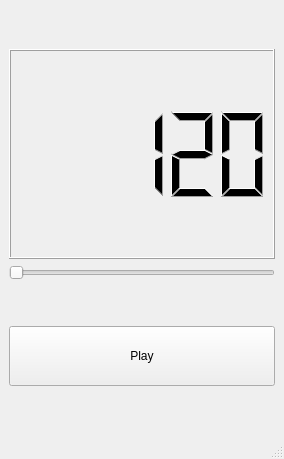
<?xml version="1.0" encoding="UTF-8"?>
<ui version="4.0">
 <class>Metronome</class>
 <widget class="QMainWindow" name="Metronome">
  <property name="geometry">
   <rect>
    <x>0</x>
    <y>0</y>
    <width>284</width>
    <height>459</height>
   </rect>
  </property>
  <property name="windowTitle">
   <string>Metronome</string>
  </property>
  <widget class="QWidget" name="centralwidget">
   <layout class="QVBoxLayout" name="verticalLayout_2">
    <item>
     <layout class="QVBoxLayout" name="verticalLayout">
      <item>
       <widget class="QLCDNumber" name="lcdNumber">
        <property name="maximumSize">
         <size>
          <width>16777215</width>
          <height>210</height>
         </size>
        </property>
        <property name="baseSize">
         <size>
          <width>0</width>
          <height>0</height>
         </size>
        </property>
        <property name="layoutDirection">
         <enum>Qt::LeftToRight</enum>
        </property>
        <property name="smallDecimalPoint">
         <bool>false</bool>
        </property>
        <property name="digitCount">
         <number>5</number>
        </property>
        <property name="intValue" stdset="0">
         <number>120</number>
        </property>
       </widget>
      </item>
      <item>
       <widget class="QSlider" name="horizontalSlider">
        <property name="orientation">
         <enum>Qt::Horizontal</enum>
        </property>
       </widget>
      </item>
     </layout>
    </item>
    <item>
     <widget class="QPushButton" name="pushButton">
      <property name="sizePolicy">
       <sizepolicy hsizetype="Minimum" vsizetype="Fixed">
        <horstretch>0</horstretch>
        <verstretch>0</verstretch>
       </sizepolicy>
      </property>
      <property name="minimumSize">
       <size>
        <width>0</width>
        <height>60</height>
       </size>
      </property>
      <property name="text">
       <string>Play</string>
      </property>
     </widget>
    </item>
   </layout>
  </widget>
  <widget class="QMenuBar" name="menubar">
   <property name="geometry">
    <rect>
     <x>0</x>
     <y>0</y>
     <width>284</width>
     <height>24</height>
    </rect>
   </property>
  </widget>
  <widget class="QStatusBar" name="statusbar"/>
 </widget>
 <resources/>
 <connections/>
</ui>
